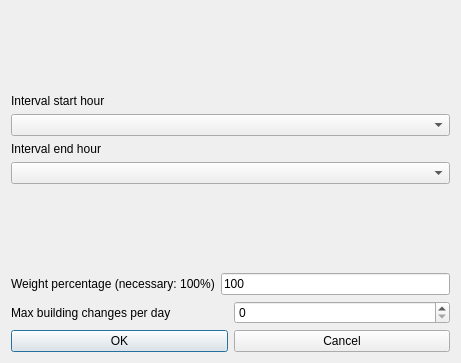
<?xml version="1.0" encoding="UTF-8"?>
<ui version="4.0">
 <class>ModifyConstraintTeachersMaxBuildingChangesPerRealDayInIntervalForm_template</class>
 <widget class="QDialog" name="ModifyConstraintTeachersMaxBuildingChangesPerRealDayInIntervalForm_template">
  <property name="geometry">
   <rect>
    <x>0</x>
    <y>0</y>
    <width>461</width>
    <height>363</height>
   </rect>
  </property>
  <property name="windowTitle">
   <string extracomment="This is the title of the dialog to modify a constraint of this type">Modify teachers max building changes per real day in interval</string>
  </property>
  <layout class="QGridLayout" name="gridLayout">
   <item row="2" column="0">
    <layout class="QVBoxLayout" name="verticalLayout_2">
     <item>
      <widget class="QLabel" name="endTextLabel">
       <property name="frameShape">
        <enum>QFrame::NoFrame</enum>
       </property>
       <property name="frameShadow">
        <enum>QFrame::Plain</enum>
       </property>
       <property name="text">
        <string>Interval end hour</string>
       </property>
       <property name="wordWrap">
        <bool>false</bool>
       </property>
      </widget>
     </item>
     <item>
      <widget class="QComboBox" name="endHourComboBox">
       <property name="editable">
        <bool>false</bool>
       </property>
       <property name="insertPolicy">
        <enum>QComboBox::NoInsert</enum>
       </property>
       <property name="duplicatesEnabled">
        <bool>false</bool>
       </property>
      </widget>
     </item>
    </layout>
   </item>
   <item row="1" column="0">
    <layout class="QVBoxLayout" name="verticalLayout">
     <item>
      <widget class="QLabel" name="startTextLabel">
       <property name="frameShape">
        <enum>QFrame::NoFrame</enum>
       </property>
       <property name="frameShadow">
        <enum>QFrame::Plain</enum>
       </property>
       <property name="text">
        <string>Interval start hour</string>
       </property>
       <property name="wordWrap">
        <bool>false</bool>
       </property>
      </widget>
     </item>
     <item>
      <widget class="QComboBox" name="startHourComboBox">
       <property name="editable">
        <bool>false</bool>
       </property>
       <property name="insertPolicy">
        <enum>QComboBox::NoInsert</enum>
       </property>
       <property name="duplicatesEnabled">
        <bool>false</bool>
       </property>
      </widget>
     </item>
    </layout>
   </item>
   <item row="6" column="0">
    <layout class="QHBoxLayout">
     <item>
      <widget class="QPushButton" name="okPushButton">
       <property name="text">
        <string>OK</string>
       </property>
      </widget>
     </item>
     <item>
      <widget class="QPushButton" name="cancelPushButton">
       <property name="text">
        <string>Cancel</string>
       </property>
      </widget>
     </item>
    </layout>
   </item>
   <item row="5" column="0">
    <layout class="QHBoxLayout">
     <item>
      <widget class="QLabel" name="textLabel">
       <property name="text">
        <string>Max building changes per day</string>
       </property>
       <property name="wordWrap">
        <bool>false</bool>
       </property>
      </widget>
     </item>
     <item>
      <widget class="QSpinBox" name="maxChangesSpinBox"/>
     </item>
    </layout>
   </item>
   <item row="3" column="0">
    <spacer name="verticalSpacer">
     <property name="orientation">
      <enum>Qt::Vertical</enum>
     </property>
     <property name="sizeHint" stdset="0">
      <size>
       <width>278</width>
       <height>6</height>
      </size>
     </property>
    </spacer>
   </item>
   <item row="4" column="0">
    <layout class="QHBoxLayout">
     <item>
      <widget class="QLabel" name="weightTextLabel">
       <property name="frameShape">
        <enum>QFrame::NoFrame</enum>
       </property>
       <property name="frameShadow">
        <enum>QFrame::Plain</enum>
       </property>
       <property name="text">
        <string>Weight percentage (necessary: 100%)</string>
       </property>
       <property name="wordWrap">
        <bool>false</bool>
       </property>
      </widget>
     </item>
     <item>
      <widget class="QLineEdit" name="weightLineEdit">
       <property name="text">
        <string notr="true">100</string>
       </property>
      </widget>
     </item>
    </layout>
   </item>
   <item row="0" column="0">
    <spacer name="spacer2">
     <property name="orientation">
      <enum>Qt::Vertical</enum>
     </property>
     <property name="sizeType">
      <enum>QSizePolicy::Expanding</enum>
     </property>
     <property name="sizeHint" stdset="0">
      <size>
       <width>20</width>
       <height>41</height>
      </size>
     </property>
    </spacer>
   </item>
  </layout>
 </widget>
 <layoutdefault spacing="6" margin="11"/>
 <resources/>
 <connections/>
</ui>
